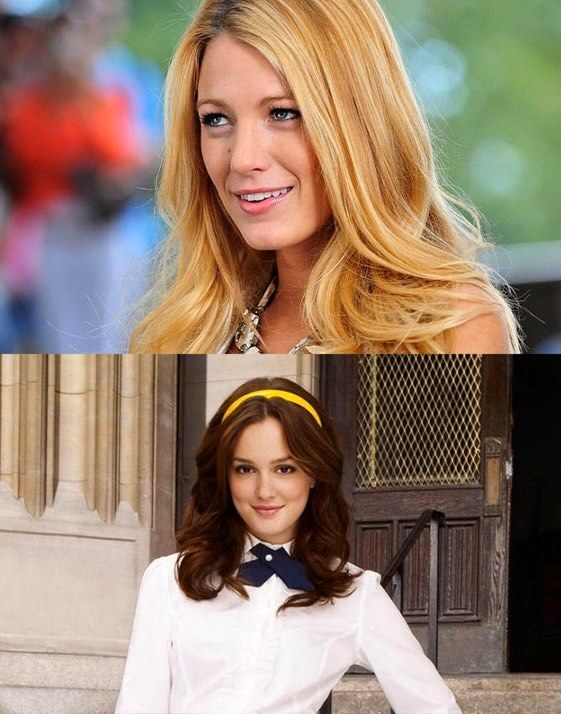
#> input picture base.jpg, 561 x 714 px
$ python gg-gen.py
#> lines starting #> are read from the running program, lines starting #| are printed output that depends on the picture
### gossiplib.py
from PIL import Image
from PIL import ImageDraw
from PIL import ImageFont

import random
random.seed()

def draw_bounding_box(drawobj, locx, locy, w, h, scalex = 1.2, scaley = 1.1):

    half_w, half_h = w >> 1, h >> 1
    centroidx, centroidy = locx + half_w, locy + half_h
    drawobj.rectangle(( centroidx - scalex * half_w,
                        centroidy - scaley * half_h,
                        centroidx + scalex * half_w,
                        centroidy + scaley * half_h,),
                        fill="white")

def center_draw_w(imgw,textw):

    return (imgw - textw) >> 1

def draw_preamble(drawobj,locy,text,font):

    locx = center_draw_w(drawobj.im.size[0], font.getsize(text)[0])
    draw_bounding_box(drawobj,locx,locy,*font.getsize(text))
    drawobj.text(   (locx,locy),
                    text,
                    fill=(0,0,0,255),
                    font=font)

def preprocess_text(text):

    outbuffer = ""
    for ch in text.lower():
        if ch == " ":
            outbuffer += " "*3
        else:
            outbuffer += ch

    return text

def draw_gossip_girl(drawobj, locy, text, fontpath, fontsize):

    default_font = ImageFont.truetype(fontpath,fontsize)
    text = preprocess_text(text)
    locx = center_draw_w(drawobj.im.size[0], default_font.getsize(text+"     ")[0])

    x_offset = 0
    for ch in text:

        if ch != " ":
            ch_w, ch_h = default_font.getsize(ch)
            draw_bounding_box(drawobj, locx + x_offset, locy, ch_w, ch_h)

        ch_font_size = int(fontsize * random.triangular(0.9,1.1,1))

        drawobj.text(   (locx + x_offset + 1, locy + 1),
                        ch,
                        font=ImageFont.truetype(fontpath,ch_font_size),
                        fill=(0,0,0,255))
        drawobj.text(   (locx + x_offset, locy),
                        ch,
                        font=ImageFont.truetype(fontpath,ch_font_size),
                        fill=(222,216,138,255))

        x_offset += ch_w

### gg-gen.py
import os

from gossiplib import *
from data import *

img = Image.open("base.jpg")
#> img is the input picture: PIL image 561x714 RGB; mean R, G, B 150.9, 127.8, 110.1

draw = ImageDraw.Draw(img)
draw_preamble(  draw,
                300,
                preamble,
                ImageFont.truetype("arial.ttf",24))

draw_gossip_girl(   draw,
                    600,
                    response,
                    "Helvetica 33 Thin Extended.ttf",86)

img.save(out_fn)
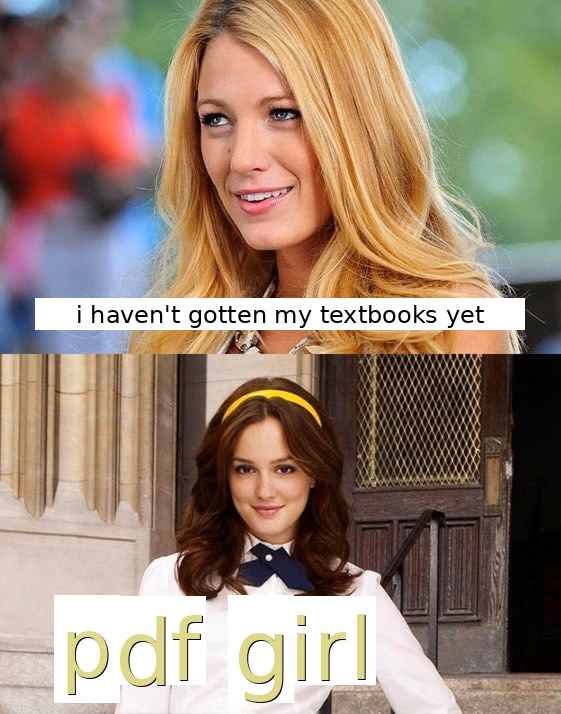
#> saved as out.png: PIL image 561x714 RGB; mean R, G, B 153.5, 132.5, 115
